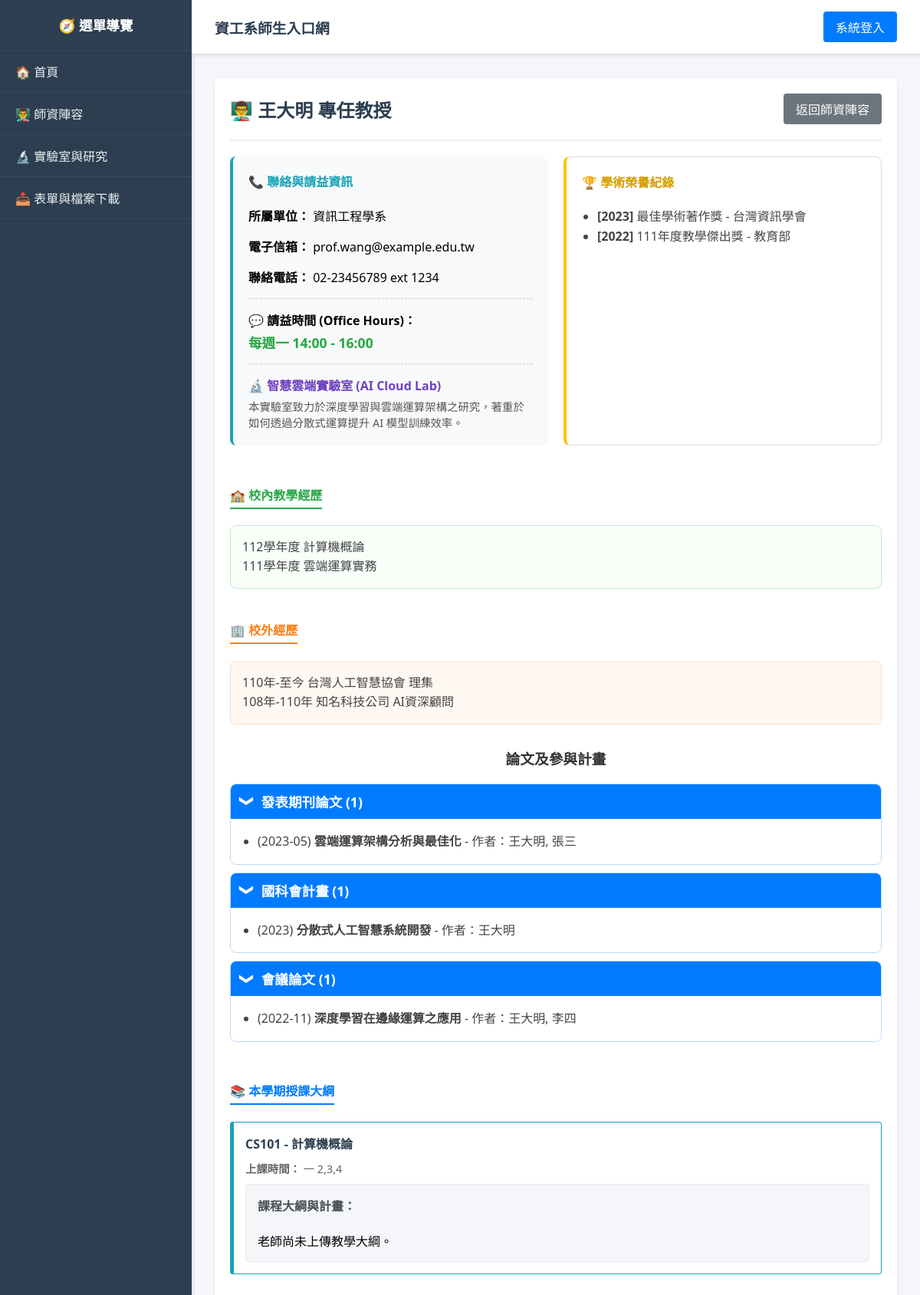
The app's page /index.php?page=teacher_detail&id=1, older data.
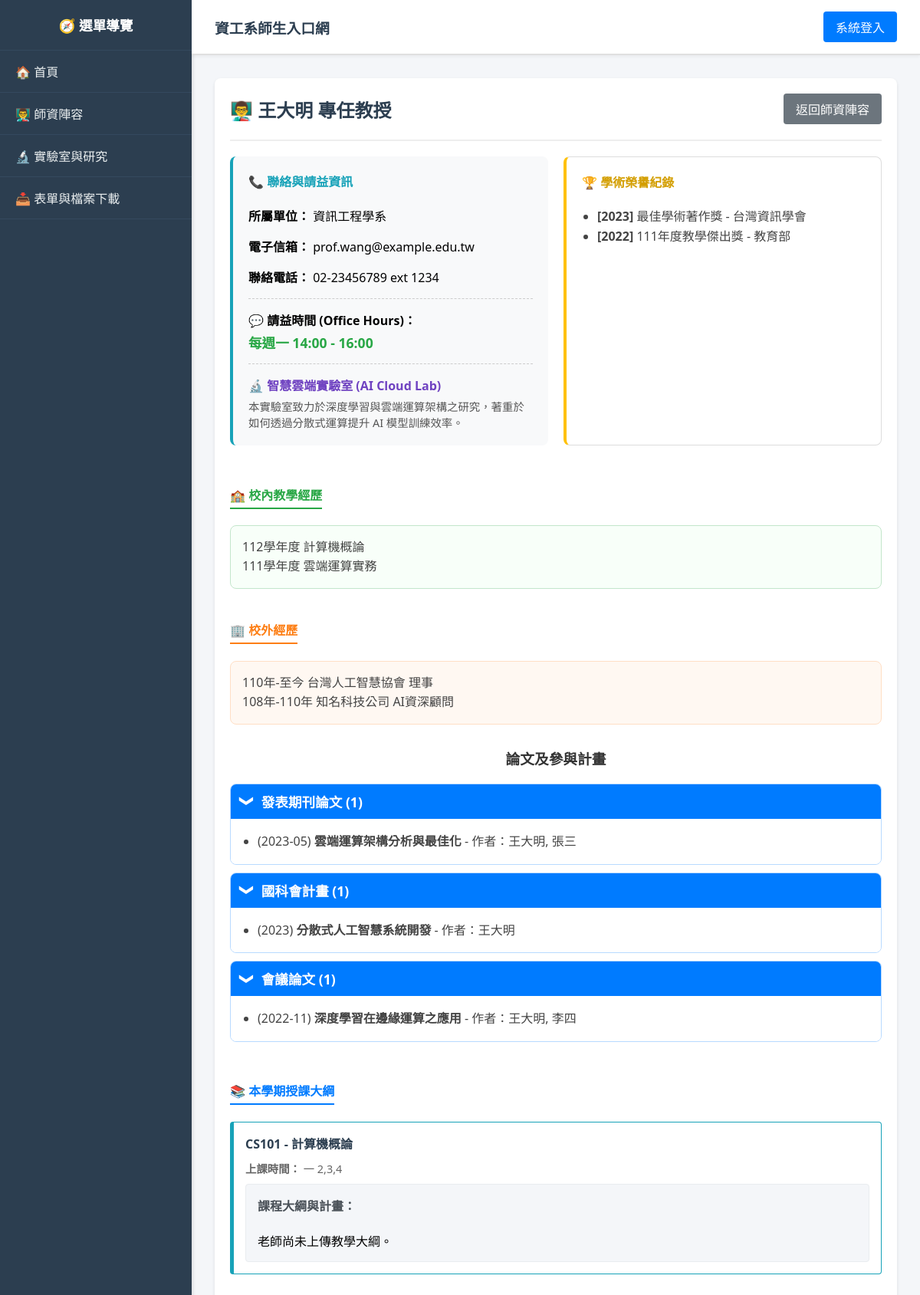
The same page, newer data.
### tables this page shows
CREATE TABLE Teachers (
    teacher_id INT PRIMARY KEY,
    user_id INT NOT NULL,
    name VARCHAR(100) NOT NULL,
    title VARCHAR(100),
    department VARCHAR(100) DEFAULT '資訊工程學系',
    phone VARCHAR(20),
    email VARCHAR(100),
    office_hours VARCHAR(100) DEFAULT NULL COMMENT '請益時間',
    lab_name VARCHAR(100) DEFAULT NULL COMMENT '實驗室名稱',
    lab_info TEXT DEFAULT NULL COMMENT '實驗室簡介與研究方向',
    teaching_experience TEXT DEFAULT NULL COMMENT '校內教學經歷',
    external_experience TEXT DEFAULT NULL COMMENT '校外經歷',
    FOREIGN KEY (user_id) REFERENCES Users(id) ON DELETE CASCADE
);

### modules/public/teacher_detail.php (the view, shortened to what the changed rows need)
<?php
$teacher_id = isset($_GET['id']) ? intval($_GET['id']) : 0;
$stmt = $conn->prepare("SELECT * FROM Teachers WHERE teacher_id = ?");
$stmt->bind_param("i", $teacher_id);
$stmt->execute();
$teacher = $stmt->get_result()->fetch_assoc();
if (!$teacher) {
    echo "<div class='card'><h2>查無此教師</h2><p>找不到該教師的資料。</p></div>";
} else {
?>
<div class="card">
    <div style="display: flex; justify-content: space-between; align-items: center;">
        <h2 style="margin: 0; color: #2c3e50;">👨‍🏫 <?php echo htmlspecialchars($teacher['name']); ?> <?php echo htmlspecialchars($teacher['title']); ?></h2>
        <a href="index.php?page=faculty" class="btn" style="background: #6c757d;">返回師資陣容</a>
    </div>
    <hr style="border-top: 2px solid #eee;">
    <div style="display: grid; grid-template-columns: 1fr 1fr; gap: 20px;">
        <div style="background: #f8f9fa; padding: 20px; border-radius: 8px; border-left: 4px solid #17a2b8;">
            <h4 style="margin-top: 0; color: #17a2b8;">📞 聯絡與請益資訊</h4>
            <p><strong>所屬單位：</strong> <?php echo htmlspecialchars($teacher['department']); ?></p>
            <p><strong>電子信箱：</strong> <?php echo htmlspecialchars($teacher['email']); ?></p>
            <p><strong>聯絡電話：</strong> <?php echo htmlspecialchars($teacher['phone']); ?></p>
            <div style="margin-top: 15px; padding-top: 15px; border-top: 1px dashed #ccc;">
                <p style="margin: 0;"><strong>💬 請益時間 (Office Hours)：</strong></p>
                <p style="color: #28a745; font-weight: bold; margin: 5px 0 0 0; font-size: 1.1em;">
                    <?php echo htmlspecialchars($teacher['office_hours'] ?? '請先透過信箱預約'); ?>
                </p>
            </div>
            <?php if (!empty($teacher['lab_name'])): ?>
            <div style="margin-top: 15px; padding-top: 15px; border-top: 1px dashed #ccc;">
                <h4 style="margin: 0 0 5px 0; color: #6f42c1;">🔬 <?php echo htmlspecialchars($teacher['lab_name']); ?></h4>
                <p style="margin: 0; font-size: 0.9em; color: #555;">
                    <?php echo nl2br(htmlspecialchars($teacher['lab_info'])); ?>
                </p>
            </div>
            <?php endif; ?>
        </div>
        <div style="background: #fff; padding: 20px; border-radius: 8px; border: 1px solid #ddd; border-left: 4px solid #ffc107;">
            <h4 style="margin-top: 0; color: #d39e00;">🏆 學術榮譽紀錄</h4>
            <ul style="padding-left: 20px; margin-bottom: 0; line-height: 1.6; color:#444;">
                <?php
                $honors = $conn->query("SELECT * FROM AcademicHonors WHERE teacher_id = $teacher_id ORDER BY award_year DESC");
                if($honors->num_rows > 0) {
                    while($h = $honors->fetch_assoc()) {
                        $year_str = $h['award_year'] ? "[{$h['award_year']}] " : "";
                        $body_str = $h['awarding_body'] ? " - " . htmlspecialchars($h['awarding_body']) : "";
                        echo "<li><strong>{$year_str}</strong>" . htmlspecialchars($h['honor_name']) . $body_str . "</li>";
                    }
                } else {
                    echo "<li style='color:#999; list-style:none;'>尚無登錄紀錄</li>";
                }
                ?>
            </ul>
        </div>
    </div>
    <?php if (!empty($teacher['teaching_experience'])): ?>
    <div style="margin-top: 30px;">
        <h4 style="color: #28a745; border-bottom: 2px solid #28a745; padding-bottom: 5px; display: inline-block;">🏫 校內教學經歷</h4>
        <div style="background: #f8fff9; padding: 15px; border-radius: 8px; border: 1px solid #c3e6cb; line-height: 1.6; color:#444;">
            <?php echo nl2br(htmlspecialchars($teacher['teaching_experience'])); ?>
        </div>
    </div>
    <?php endif; ?>
    <?php if (!empty($teacher['external_experience'])): ?>
    <div style="margin-top: 20px;">
        <h4 style="color: #fd7e14; border-bottom: 2px solid #fd7e14; padding-bottom: 5px; display: inline-block;">🏢 校外經歷</h4>
        <div style="background: #fff8f2; padding: 15px; border-radius: 8px; border: 1px solid #ffdfc5; line-height: 1.6; color:#444;">
            <?php echo nl2br(htmlspecialchars($teacher['external_experience'])); ?>
        </div>
    </div>
    <?php endif; ?>
    <div style="margin-top: 30px;">
        <h3 style="text-align: center; color: #333; margin-bottom: 20px;">論文及參與計畫</h3>
        <?php
        $pubs_result = $conn->query("SELECT * FROM Publications WHERE teacher_id = $teacher_id ORDER BY publish_year DESC");
        $grouped_pubs = [];
        while($row = $pubs_result->fetch_assoc()) {
            $grouped_pubs[$row['work_type']][] = $row;
        }
        if(!empty($grouped_pubs)) {
            echo "<div style='display:flex; flex-direction:column; gap:10px;'>";
            foreach($grouped_pubs as $type => $items) {
                $count = count($items);
                echo "<div style='background:#f4f9ff; border:1px solid #b8daff; border-radius:8px; overflow:hidden;'>";
                echo "<div onclick='togglePubSection(this)' style='background:#007bff; color:white; padding:10px 15px; font-size:1.1em; font-weight:bold; display:flex; align-items:center; cursor:pointer; user-select:none;'>";
                echo "<span class='toggle-arrow' style='margin-right:10px; display:inline-block; transition:transform 0.2s ease; transform:rotate(90deg);'>❯</span> {$type} ({$count})";
                echo "</div>";
                echo "<div class='pub-content' style='padding:15px; background:#fff; display:block;'>";
                echo "<ul style='margin:0; padding-left:20px; line-height:1.8; color:#444;'>";
                foreach($items as $item) {
                    $year_str = $item['publish_year'] ? "({$item['publish_year']}) " : "";
                    $display_authors = htmlspecialchars($teacher['name']);
                    if (!empty($item['authors'])) {
                        $display_authors .= ', ' . htmlspecialchars($item['authors']);
                    }
                    $author_str = " - 作者：" . $display_authors;
                    echo "<li>{$year_str}<strong>" . htmlspecialchars($item['title']) . "</strong>{$author_str}</li>";
                }
                echo "</ul>";
                echo "</div>";
                echo "</div>";
            }
            echo "</div>";
        } else {
            echo "<p style='text-align:center; color:#999; padding:20px; background:#f8f9fa; border-radius:8px;'>尚無相關研究與計畫資料</p>";
        }
        ?>
    </div>
    <div style="margin-top: 30px;">
        <h4 style="color: #007bff; border-bottom: 2px solid #007bff; padding-bottom: 5px; display: inline-block;">📚 本學期授課大綱</h4>
        <?php
        $courses = $conn->prepare("SELECT course_code, course_name, schedule, syllabus FROM Courses WHERE teacher_id = ? AND semester = '113-1'");
        $courses->bind_param("i", $teacher_id);
        $courses->execute();
        $courses_result = $courses->get_result();
        if ($courses_result->num_rows > 0) {
            while ($c = $courses_result->fetch_assoc()) {
                echo "<div style='border: 1px solid #17a2b8; border-left: 5px solid #17a2b8; border-radius: 4px; padding: 15px; margin-bottom: 15px; background: #fff;'>";
                echo "<h4 style='margin: 0 0 10px 0; color: #2c3e50;'>" . htmlspecialchars($c['course_code']) . " - " . htmlspecialchars($c['course_name']) . "</h4>";
                echo "<p style='margin: 0 0 10px 0; font-size: 0.9em; color: #666;'><strong>上課時間：</strong> " . htmlspecialchars($c['schedule']) . "</p>";
                echo "<div style='background: #f4f6f9; padding: 15px; border-radius: 4px; border: 1px solid #e9ecef;'>";
                echo "<strong style='color: #495057;'>課程大綱與計畫：</strong><br><br>";
                echo nl2br(htmlspecialchars($c['syllabus'] ?? '老師尚未上傳教學大綱。'));
                echo "</div></div>";
            }
        } else {
            echo "<p style='color: #666; background: #f8f9fa; padding: 15px; border-radius: 4px;'>本學期暫無排定課程。</p>";
        }
        ?>
    </div>
</div>
<?php } ?>

Row changes from the older to the newer data that the page shows:
changed teachers "王大明": external_experience "110年-至今 台灣人工智慧協會 理集 108年-110年 知名科技公司 AI資深顧問" → "110年-至今 台灣人工智慧協會 理事 108年-110年 知名科技公司 AI資深顧問"
